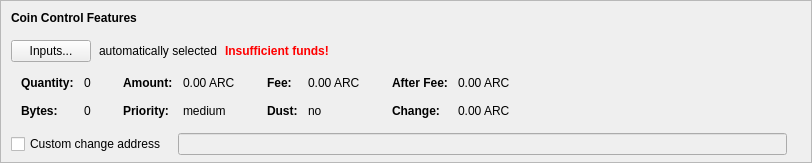
    <widget class="QFrame" name="frameCoinControl">
     <property name="sizePolicy">
      <sizepolicy hsizetype="Expanding" vsizetype="Expanding">
       <horstretch>0</horstretch>
       <verstretch>0</verstretch>
      </sizepolicy>
     </property>
     <property name="maximumSize">
      <size>
       <width>16777215</width>
       <height>16777215</height>
      </size>
     </property>
     <property name="frameShape">
      <enum>QFrame::StyledPanel</enum>
     </property>
     <property name="frameShadow">
      <enum>QFrame::Sunken</enum>
     </property>
     <layout class="QVBoxLayout" name="verticalLayoutCoinControl2">
      <property name="spacing">
       <number>0</number>
      </property>
      <property name="leftMargin">
       <number>0</number>
      </property>
      <property name="topMargin">
       <number>0</number>
      </property>
      <property name="rightMargin">
       <number>0</number>
      </property>
      <property name="bottomMargin">
       <number>6</number>
      </property>
      <item>
       <layout class="QVBoxLayout" name="verticalLayoutCoinControl" stretch="0,0,0,0,1">
        <property name="spacing">
         <number>0</number>
        </property>
        <property name="leftMargin">
         <number>10</number>
        </property>
        <property name="topMargin">
         <number>10</number>
        </property>
        <item>
         <layout class="QHBoxLayout" name="horizontalLayoutCoinControl1">
          <property name="bottomMargin">
           <number>15</number>
          </property>
          <item>
           <widget class="QLabel" name="labelCoinControlFeatures">
            <property name="sizePolicy">
             <sizepolicy hsizetype="Preferred" vsizetype="Maximum">
              <horstretch>0</horstretch>
              <verstretch>0</verstretch>
             </sizepolicy>
            </property>
            <property name="font">
             <font>
              <weight>75</weight>
              <bold>true</bold>
             </font>
            </property>
            <property name="styleSheet">
             <string notr="true">font-weight:bold;</string>
            </property>
            <property name="text">
             <string>Coin Control Features</string>
            </property>
           </widget>
          </item>
         </layout>
        </item>
        <item>
         <layout class="QHBoxLayout" name="horizontalLayoutCoinControl2" stretch="0,0,0,0">
          <property name="spacing">
           <number>8</number>
          </property>
          <property name="bottomMargin">
           <number>10</number>
          </property>
          <item>
           <widget class="QPushButton" name="pushButtonCoinControl">
            <property name="styleSheet">
             <string notr="true"/>
            </property>
            <property name="text">
             <string>Inputs...</string>
            </property>
            <property name="autoDefault">
             <bool>false</bool>
            </property>
           </widget>
          </item>
          <item>
           <widget class="QLabel" name="labelCoinControlAutomaticallySelected">
            <property name="text">
             <string>automatically selected</string>
            </property>
            <property name="margin">
             <number>5</number>
            </property>
           </widget>
          </item>
          <item>
           <widget class="QLabel" name="labelCoinControlInsuffFunds">
            <property name="font">
             <font>
              <weight>75</weight>
              <bold>true</bold>
             </font>
            </property>
            <property name="styleSheet">
             <string notr="true">color:red;font-weight:bold;</string>
            </property>
            <property name="text">
             <string>Insufficient funds!</string>
            </property>
            <property name="margin">
             <number>5</number>
            </property>
           </widget>
          </item>
          <item>
           <spacer name="horizontalSpacerCoinControl">
            <property name="orientation">
             <enum>Qt::Horizontal</enum>
            </property>
            <property name="sizeHint" stdset="0">
             <size>
              <width>40</width>
              <height>1</height>
             </size>
            </property>
           </spacer>
          </item>
         </layout>
        </item>
        <item>
         <widget class="QWidget" name="widgetCoinControl" native="true">
          <property name="sizePolicy">
           <sizepolicy hsizetype="Preferred" vsizetype="Preferred">
            <horstretch>0</horstretch>
            <verstretch>0</verstretch>
           </sizepolicy>
          </property>
          <property name="minimumSize">
           <size>
            <width>0</width>
            <height>0</height>
           </size>
          </property>
          <property name="styleSheet">
           <string notr="true"/>
          </property>
          <layout class="QHBoxLayout" name="horizontalLayoutCoinControl5">
           <property name="leftMargin">
            <number>0</number>
           </property>
           <property name="topMargin">
            <number>0</number>
           </property>
           <property name="rightMargin">
            <number>0</number>
           </property>
           <property name="bottomMargin">
            <number>0</number>
           </property>
           <item>
            <layout class="QHBoxLayout" name="horizontalLayoutCoinControl3" stretch="0,0,0,1">
             <property name="spacing">
              <number>20</number>
             </property>
             <property name="topMargin">
              <number>0</number>
             </property>
             <property name="bottomMargin">
              <number>10</number>
             </property>
             <item>
              <layout class="QFormLayout" name="formLayoutCoinControl1">
               <property name="horizontalSpacing">
                <number>10</number>
               </property>
               <property name="verticalSpacing">
                <number>14</number>
               </property>
               <property name="leftMargin">
                <number>10</number>
               </property>
               <property name="topMargin">
                <number>4</number>
               </property>
               <property name="rightMargin">
                <number>6</number>
               </property>
               <item row="0" column="0">
                <widget class="QLabel" name="labelCoinControlQuantityText">
                 <property name="font">
                  <font>
                   <weight>75</weight>
                   <bold>true</bold>
                  </font>
                 </property>
                 <property name="text">
                  <string>Quantity:</string>
                 </property>
                 <property name="margin">
                  <number>0</number>
                 </property>
                </widget>
               </item>
               <item row="0" column="1">
                <widget class="QLabel" name="labelCoinControlQuantity">
                 <property name="cursor">
                  <cursorShape>IBeamCursor</cursorShape>
                 </property>
                 <property name="contextMenuPolicy">
                  <enum>Qt::ActionsContextMenu</enum>
                 </property>
                 <property name="text">
                  <string notr="true">0</string>
                 </property>
                 <property name="margin">
                  <number>0</number>
                 </property>
                 <property name="textInteractionFlags">
                  <set>Qt::LinksAccessibleByMouse|Qt::TextSelectableByKeyboard|Qt::TextSelectableByMouse</set>
                 </property>
                </widget>
               </item>
               <item row="1" column="0">
                <widget class="QLabel" name="labelCoinControlBytesText">
                 <property name="font">
                  <font>
                   <weight>75</weight>
                   <bold>true</bold>
                  </font>
                 </property>
                 <property name="text">
                  <string>Bytes:</string>
                 </property>
                </widget>
               </item>
               <item row="1" column="1">
                <widget class="QLabel" name="labelCoinControlBytes">
                 <property name="cursor">
                  <cursorShape>IBeamCursor</cursorShape>
                 </property>
                 <property name="contextMenuPolicy">
                  <enum>Qt::ActionsContextMenu</enum>
                 </property>
                 <property name="text">
                  <string notr="true">0</string>
                 </property>
                 <property name="textInteractionFlags">
                  <set>Qt::LinksAccessibleByMouse|Qt::TextSelectableByKeyboard|Qt::TextSelectableByMouse</set>
                 </property>
                </widget>
               </item>
              </layout>
             </item>
             <item>
              <layout class="QFormLayout" name="formLayoutCoinControl2">
               <property name="horizontalSpacing">
                <number>10</number>
               </property>
               <property name="verticalSpacing">
                <number>14</number>
               </property>
               <property name="leftMargin">
                <number>6</number>
               </property>
               <property name="topMargin">
                <number>4</number>
               </property>
               <property name="rightMargin">
                <number>6</number>
               </property>
               <item row="0" column="0">
                <widget class="QLabel" name="labelCoinControlAmountText">
                 <property name="font">
                  <font>
                   <weight>75</weight>
                   <bold>true</bold>
                  </font>
                 </property>
                 <property name="text">
                  <string>Amount:</string>
                 </property>
                 <property name="margin">
                  <number>0</number>
                 </property>
                </widget>
               </item>
               <item row="0" column="1">
                <widget class="QLabel" name="labelCoinControlAmount">
                 <property name="cursor">
                  <cursorShape>IBeamCursor</cursorShape>
                 </property>
                 <property name="contextMenuPolicy">
                  <enum>Qt::ActionsContextMenu</enum>
                 </property>
                 <property name="text">
                  <string notr="true">0.00 ARC</string>
                 </property>
                 <property name="textInteractionFlags">
                  <set>Qt::LinksAccessibleByMouse|Qt::TextSelectableByKeyboard|Qt::TextSelectableByMouse</set>
                 </property>
                </widget>
               </item>
               <item row="1" column="0">
                <widget class="QLabel" name="labelCoinControlPriorityText">
                 <property name="font">
                  <font>
                   <weight>75</weight>
                   <bold>true</bold>
                  </font>
                 </property>
                 <property name="text">
                  <string>Priority:</string>
                 </property>
                </widget>
               </item>
               <item row="1" column="1">
                <widget class="QLabel" name="labelCoinControlPriority">
                 <property name="cursor">
                  <cursorShape>IBeamCursor</cursorShape>
                 </property>
                 <property name="contextMenuPolicy">
                  <enum>Qt::ActionsContextMenu</enum>
                 </property>
                 <property name="text">
                  <string>medium</string>
                 </property>
                 <property name="textInteractionFlags">
                  <set>Qt::LinksAccessibleByMouse|Qt::TextSelectableByKeyboard|Qt::TextSelectableByMouse</set>
                 </property>
                </widget>
               </item>
              </layout>
             </item>
             <item>
              <layout class="QFormLayout" name="formLayoutCoinControl3">
               <property name="horizontalSpacing">
                <number>10</number>
               </property>
               <property name="verticalSpacing">
                <number>14</number>
               </property>
               <property name="leftMargin">
                <number>6</number>
               </property>
               <property name="topMargin">
                <number>4</number>
               </property>
               <property name="rightMargin">
                <number>6</number>
               </property>
               <item row="0" column="0">
                <widget class="QLabel" name="labelCoinControlFeeText">
                 <property name="font">
                  <font>
                   <weight>75</weight>
                   <bold>true</bold>
                  </font>
                 </property>
                 <property name="text">
                  <string>Fee:</string>
                 </property>
                 <property name="margin">
                  <number>0</number>
                 </property>
                </widget>
               </item>
               <item row="0" column="1">
                <widget class="QLabel" name="labelCoinControlFee">
                 <property name="cursor">
                  <cursorShape>IBeamCursor</cursorShape>
                 </property>
                 <property name="contextMenuPolicy">
                  <enum>Qt::ActionsContextMenu</enum>
                 </property>
                 <property name="text">
                  <string notr="true">0.00 ARC</string>
                 </property>
                 <property name="textInteractionFlags">
                  <set>Qt::LinksAccessibleByMouse|Qt::TextSelectableByKeyboard|Qt::TextSelectableByMouse</set>
                 </property>
                </widget>
               </item>
               <item row="1" column="0">
                <widget class="QLabel" name="labelCoinControlLowOutputText">
                 <property name="font">
                  <font>
                   <weight>75</weight>
                   <bold>true</bold>
                  </font>
                 </property>
                 <property name="text">
                  <string>Dust:</string>
                 </property>
                </widget>
               </item>
               <item row="1" column="1">
                <widget class="QLabel" name="labelCoinControlLowOutput">
                 <property name="cursor">
                  <cursorShape>IBeamCursor</cursorShape>
                 </property>
                 <property name="contextMenuPolicy">
                  <enum>Qt::ActionsContextMenu</enum>
                 </property>
                 <property name="text">
                  <string>no</string>
                 </property>
                 <property name="textInteractionFlags">
                  <set>Qt::LinksAccessibleByMouse|Qt::TextSelectableByKeyboard|Qt::TextSelectableByMouse</set>
                 </property>
                </widget>
               </item>
              </layout>
             </item>
             <item>
              <layout class="QFormLayout" name="formLayoutCoinControl4">
               <property name="horizontalSpacing">
                <number>10</number>
               </property>
               <property name="verticalSpacing">
                <number>14</number>
               </property>
               <property name="leftMargin">
                <number>6</number>
               </property>
               <property name="topMargin">
                <number>4</number>
               </property>
               <property name="rightMargin">
                <number>6</number>
               </property>
               <item row="0" column="0">
                <widget class="QLabel" name="labelCoinControlAfterFeeText">
                 <property name="font">
                  <font>
                   <weight>75</weight>
                   <bold>true</bold>
                  </font>
                 </property>
                 <property name="text">
                  <string>After Fee:</string>
                 </property>
                 <property name="margin">
                  <number>0</number>
                 </property>
                </widget>
               </item>
               <item row="0" column="1">
                <widget class="QLabel" name="labelCoinControlAfterFee">
                 <property name="cursor">
                  <cursorShape>IBeamCursor</cursorShape>
                 </property>
                 <property name="contextMenuPolicy">
                  <enum>Qt::ActionsContextMenu</enum>
                 </property>
                 <property name="text">
                  <string notr="true">0.00 ARC</string>
                 </property>
                 <property name="textInteractionFlags">
                  <set>Qt::LinksAccessibleByMouse|Qt::TextSelectableByKeyboard|Qt::TextSelectableByMouse</set>
                 </property>
                </widget>
               </item>
               <item row="1" column="0">
                <widget class="QLabel" name="labelCoinControlChangeText">
                 <property name="font">
                  <font>
                   <weight>75</weight>
                   <bold>true</bold>
                  </font>
                 </property>
                 <property name="text">
                  <string>Change:</string>
                 </property>
                </widget>
               </item>
               <item row="1" column="1">
                <widget class="QLabel" name="labelCoinControlChange">
                 <property name="cursor">
                  <cursorShape>IBeamCursor</cursorShape>
                 </property>
                 <property name="contextMenuPolicy">
                  <enum>Qt::ActionsContextMenu</enum>
                 </property>
                 <property name="text">
                  <string notr="true">0.00 ARC</string>
                 </property>
                 <property name="textInteractionFlags">
                  <set>Qt::LinksAccessibleByMouse|Qt::TextSelectableByKeyboard|Qt::TextSelectableByMouse</set>
                 </property>
                </widget>
               </item>
              </layout>
             </item>
            </layout>
           </item>
          </layout>
         </widget>
        </item>
        <item>
         <layout class="QHBoxLayout" name="horizontalLayoutCoinControl4" stretch="0,0,0">
          <property name="spacing">
           <number>12</number>
          </property>
          <property name="sizeConstraint">
           <enum>QLayout::SetDefaultConstraint</enum>
          </property>
          <property name="topMargin">
           <number>5</number>
          </property>
          <property name="rightMargin">
           <number>5</number>
          </property>
          <item>
           <widget class="QCheckBox" name="checkBoxCoinControlChange">
            <property name="toolTip">
             <string>If this is activated, but the change address is empty or invalid, change will be sent to a newly generated address.</string>
            </property>
            <property name="text">
             <string>Custom change address</string>
            </property>
           </widget>
          </item>
          <item>
           <widget class="QValidatedLineEdit" name="lineEditCoinControlChange">
            <property name="enabled">
             <bool>false</bool>
            </property>
            <property name="sizePolicy">
             <sizepolicy hsizetype="Expanding" vsizetype="Fixed">
              <horstretch>0</horstretch>
              <verstretch>0</verstretch>
             </sizepolicy>
            </property>
           </widget>
          </item>
          <item>
           <widget class="QLabel" name="labelCoinControlChangeLabel">
            <property name="sizePolicy">
             <sizepolicy hsizetype="Preferred" vsizetype="Expanding">
              <horstretch>0</horstretch>
              <verstretch>0</verstretch>
             </sizepolicy>
            </property>
            <property name="minimumSize">
             <size>
              <width>0</width>
              <height>0</height>
             </size>
            </property>
            <property name="text">
             <string/>
            </property>
            <property name="margin">
             <number>3</number>
            </property>
           </widget>
          </item>
         </layout>
        </item>
        <item>
         <spacer name="verticalSpacerCoinControl">
          <property name="orientation">
           <enum>Qt::Vertical</enum>
          </property>
          <property name="sizeHint" stdset="0">
           <size>
            <width>800</width>
            <height>1</height>
           </size>
          </property>
         </spacer>
        </item>
       </layout>
      </item>
     </layout>
    </widget>
